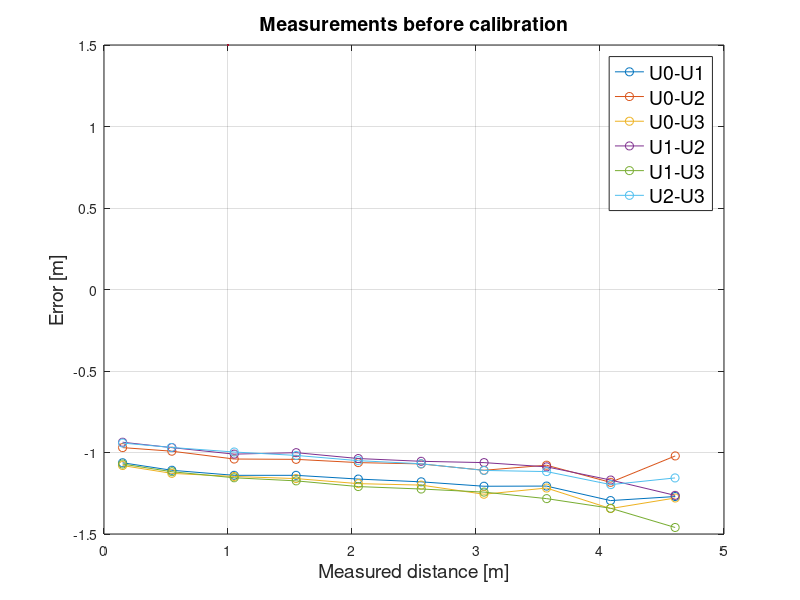

Reproduce this figure in MATLAB.
DWM_to_wall_offset = 0.025;
number_of_distances_measured = 10;
number_of_experiments = 6;

U0_actual_distances = [4.557, 4.035, 3.519, 3.014, 2.508, 2.001, 1.499, 1.000, 0.497, 0.100] + 2*DWM_to_wall_offset;
U1_actual_distances = [4.556, 4.036, 3.520, 3.015, 2.508, 2.001, 1.500, 1.000, 0.498, 0.100] + 2*DWM_to_wall_offset;
U2_actual_distances = [4.555, 4.037, 3.519, 3.015, 2.507, 2.001, 1.501, 1.000, 0.493, 0.100] + 2*DWM_to_wall_offset;

U0U1 = [5.877, 5.380, 4.775, 4.271, 3.738, 3.214, 2.689, 2.190, 1.656, 1.213];
U0U2 = [5.628, 5.268, 4.647, 4.173, 3.628, 3.113, 2.591, 2.090, 1.539, 1.120];
U0U3 = [5.886, 5.429, 4.787, 4.320, 3.758, 3.242, 2.709, 2.197, 1.675, 1.230];
U1U2 = [5.869, 5.255, 4.658, 4.127, 3.612, 3.088, 2.551, 2.060, 1.518, 1.087];
U1U3 = [6.066, 5.428, 4.853, 4.308, 3.782, 3.260, 2.724, 2.205, 1.666, 1.221];
U2U3 = [5.761, 5.284, 4.686, 4.175, 3.626, 3.101, 2.569, 2.047, 1.512, 1.092];

U_distances = [U0U1; U0U2; U0U3; U1U2; U1U3; U2U3]';

actual_distances = [U0_actual_distances; U0_actual_distances; U0_actual_distances; ...
                    U1_actual_distances; U1_actual_distances; U2_actual_distances]';


E = actual_distances - U_distances;
%% Plots

plot(actual_distances, E, 'o-', LineWidth=1.5);
grid on;
title("Measurements before calibration", 'FontSize', 14);
legend('U0-U1','U0-U2','U0-U3','U1-U2','U1-U3','U2-U3', 'FontSize', 14);
xlim([0, 5]);
xlabel('Measured distance [m]', 'FontSize', 14);
ylabel('Error [m]', 'FontSize', 14);
%% Saves

% colNames = {'U0U1','U0U2','U0U3','U1U2','U1U3','U2U3'};
% T_U = array2table(U_distances, 'VariableNames', colNames);
% writetable(T_U, 'PreCalib_Data/U_distances.csv', 'WriteRowNames', true);
% 
% A_U = array2table(actual_distances, 'VariableNames', colNames);
% writetable(A_U, 'PreCalib_Data/actual_distances.csv', 'WriteRowNames', true);
